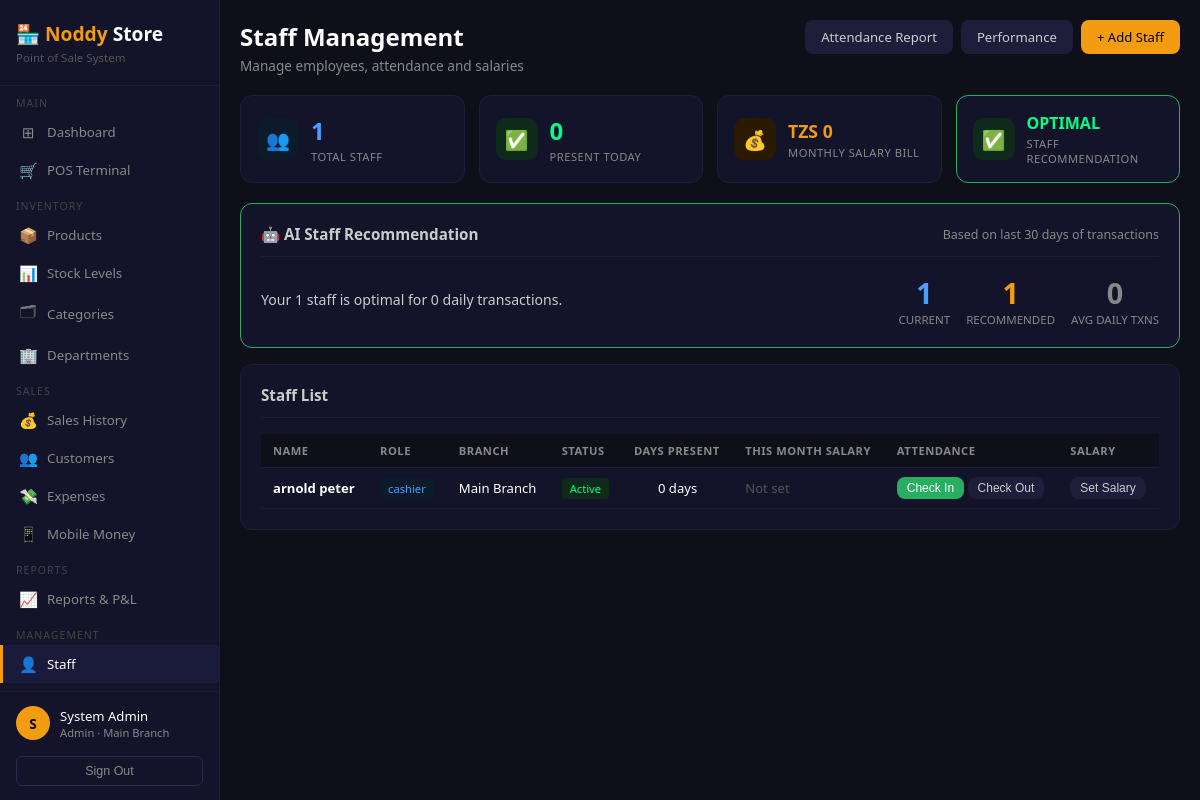
/staff (signed in), run on an earlier commit of the app's database.
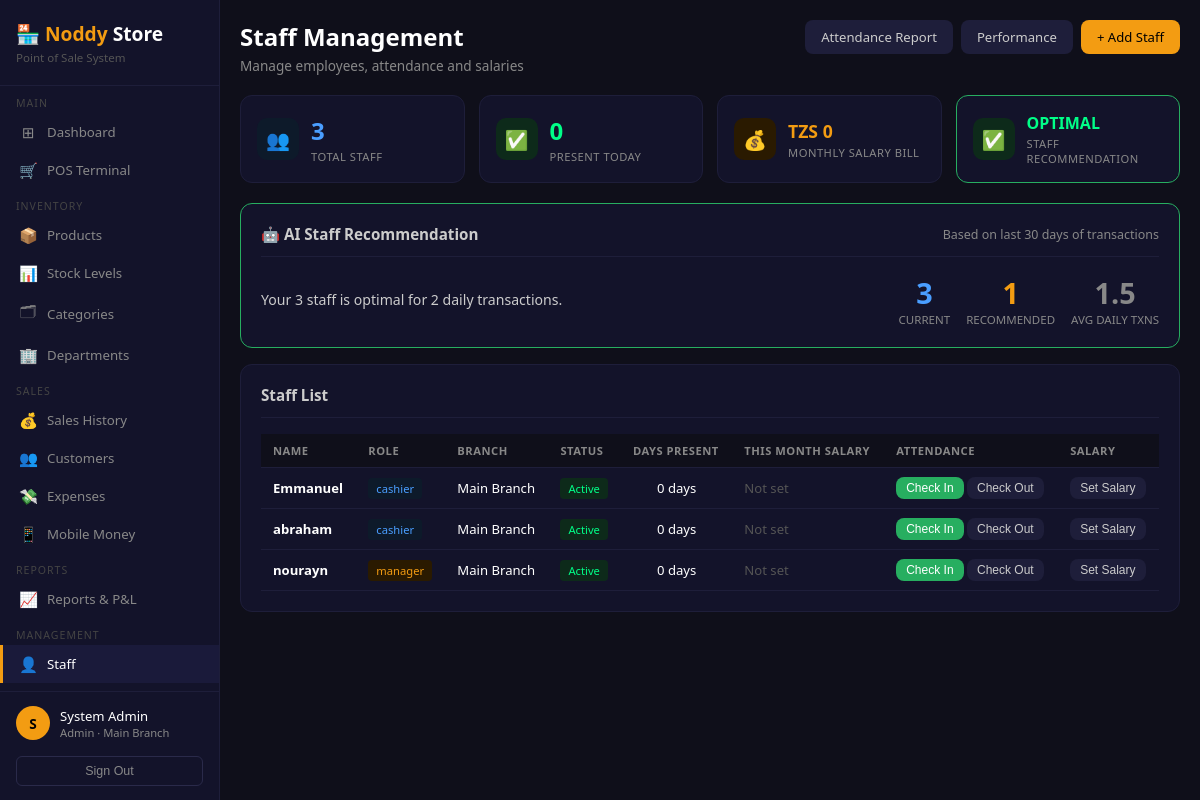
And on a later commit of the database.
### tables this page shows
CREATE TABLE users (
        id         INTEGER PRIMARY KEY AUTOINCREMENT,
        full_name  TEXT NOT NULL,
        username   TEXT UNIQUE NOT NULL,
        password   TEXT NOT NULL,
        role       TEXT DEFAULT 'cashier',
        branch_id  INTEGER,
        active     INTEGER DEFAULT 1,
        created_at TEXT DEFAULT CURRENT_TIMESTAMP,
        FOREIGN KEY (branch_id) REFERENCES branches(id)
    );

### app.py (the view)
@app.route('/staff')
@login_required
def staff():
    conn      = get_db()
    branch_id = session.get('branch_id')
    role      = session.get('role')
    bfu       = get_bf2(role, branch_id, 'u.branch_id')
    bf2       = get_bf2(role, branch_id)
    staff_list = conn.execute(f'''
        SELECT u.*,b.name as branch_name,
               COALESCE(s.amount,0) as salary,
               COALESCE(s.paid,0) as salary_paid,
               COUNT(DISTINCT a.id) as attendance_days
        FROM users u
        LEFT JOIN branches b ON u.branch_id=b.id
        LEFT JOIN salaries s ON s.user_id=u.id
            AND s.month=strftime('%Y-%m','now')
        LEFT JOIN attendance a ON a.user_id=u.id
            AND strftime('%Y-%m',a.date)=strftime('%Y-%m','now')
        WHERE u.role!='admin' {bfu}
        GROUP BY u.id ORDER BY u.full_name
    ''').fetchall()
    branches         = conn.execute('SELECT * FROM branches').fetchall()
    recommendation   = get_staff_recommendation(conn, branch_id if role!='admin' else None)
    salary_total     = conn.execute(f'''
        SELECT COALESCE(SUM(amount),0) FROM salaries
        WHERE month=strftime('%Y-%m','now') {bf2}
    ''').fetchone()[0]
    attendance_today = conn.execute(f'''
        SELECT COUNT(*) FROM attendance
        WHERE date=DATE('now') AND status='present' {bf2}
    ''').fetchone()[0]
    conn.close()
    return render_template('staff.html',
        staff_list=staff_list, branches=branches,
        recommendation=recommendation,
        salary_total=salary_total, attendance_today=attendance_today)

### app.py (called while the page is built)
def login_required(f):
    @wraps(f)
    def decorated(*args, **kwargs):
        if 'user_id' not in session:
            return redirect(url_for('login'))
        return f(*args, **kwargs)
    return decorated

def get_bf2(role, branch_id, col='branch_id'):
    return '' if role == 'admin' else f'AND {col}={branch_id}'

### database.py (called while the page is built)
def get_db():
    conn = sqlite3.connect(DB)
    conn.row_factory = sqlite3.Row
    return conn

### templates/staff.html (shortened to what the changed rows need)
{% extends 'base.html' %}
{% block content %}
<div class="page-header">
    <div>
        <h2>Staff Management</h2>
    </div>
</div>
<div style="display:grid;grid-template-columns:repeat(4,1fr);gap:14px;margin-bottom:20px;">
    <div class="stat-card">
        <div class="stat-info">
            <div class="number" style="color:#4a9eff">{{ staff_list|length }}</div>
            <div class="label">Total Staff</div>
        </div>
    </div>
</div>
<div class="card" style="margin-bottom:16px;border-color:{% if recommendation.status=='optimal' %}#27ae60{% elif recommendation.status=='increase' %}#e94560{% else %}#f39c12{% endif %}">
    <div style="display:flex;gap:20px;align-items:center;flex-wrap:wrap;">
        <div style="flex:1;min-width:200px;">
            <p style="font-size:0.88rem;color:#ccc;line-height:1.6">
                {{ recommendation.message }}
            </p>
        </div>
        <div style="display:flex;gap:16px;">
            <div style="text-align:center;">
                <div style="font-size:1.8rem;font-weight:700;color:#4a9eff">
                    {{ recommendation.current }}
                </div>
                <div style="font-size:0.72rem;color:#888;text-transform:uppercase">Current</div>
            </div>
            <div style="text-align:center;">
                <div style="font-size:1.8rem;font-weight:700;color:#888">
                    {{ recommendation.avg_txns }}
                </div>
                <div style="font-size:0.72rem;color:#888;text-transform:uppercase">Avg Daily Txns</div>
            </div>
        </div>
    </div>
</div>
<div class="card">
    <table>
        <thead>
            <tr>
                <th>Name</th>
                <th>Role</th>
                <th>Branch</th>
                <th>Status</th>
                <th>Days Present</th>
                <th>This Month Salary</th>
                <th>Attendance</th>
                <th>Salary</th>
            </tr>
        </thead>
        <tbody>
            {% for s in staff_list %}
            <tr>
                <td><strong>{{ s.full_name }}</strong></td>
                <td>
                    <span class="badge badge-{% if s.role=='manager' %}warning{% else %}info{% endif %}">
                        {{ s.role }}
                    </span>
                </td>
                <td>{{ s.branch_name }}</td>
                <td>
                    <span class="badge badge-{% if s.active %}success{% else %}danger{% endif %}">
                        {% if s.active %}Active{% else %}Inactive{% endif %}
                    </span>
                </td>
                <td style="text-align:center">{{ s.attendance_days }} days</td>
                <td>
                    {% if s.salary > 0 %}
                    <span style="color:#f39c12">
                        TZS {{ "{:,.0f}".format(s.salary) }}
                    </span>
                    {% else %}
                    <span style="color:#555">Not set</span>
                    {% endif %}
                </td>
                <td>
                    <form method="POST" action="/staff/attendance"
                          style="display:inline">
                        <button class="btn btn-success btn-sm">Check In</button>
                    </form>
                    <form method="POST" action="/staff/checkout/{{ s.id }}"
                          style="display:inline">
                        <button class="btn btn-secondary btn-sm">Check Out</button>
                    </form>
                </td>
                <td>
                    <button class="btn btn-secondary btn-sm"
                            onclick="openSalary({{ s.id }},'{{ s.full_name }}',{{ s.salary }})">
                        Set Salary
                    </button>
                </td>
            </tr>
            {% else %}
            <tr>
                <td colspan="8" style="text-align:center;color:#555;padding:24px">
                    No staff found. Add users first.
                </td>
            </tr>
            {% endfor %}
        </tbody>
    </table>
</div>
{% endblock %}

What changed in the data, as far as the page shows it:
removed users: full_name "arnold peter", role "cashier", branch_name "Main Branch", active "Active", attendance_days "0"
added users: full_name "Emmanuel", role "cashier", branch_name "Main Branch", active "Active", attendance_days "0"
added users: full_name "abraham", role "cashier", branch_name "Main Branch", active "Active", attendance_days "0"
added users: full_name "nourayn", role "manager", branch_name "Main Branch", active "Active", attendance_days "0"
Also different on the page:
{{ staff_list|length }}: "1" → "3"
{{ recommendation.message }}: "Your 1 staff is optimal for 0 daily transactions." → "Your 3 staff is optimal for 2 daily transactions."
{{ recommendation.current }}: "1" → "3"
{{ recommendation.avg_txns }}: "0" → "1.5"
